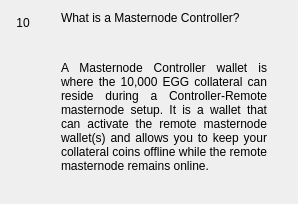
                  <widget class="QWidget" name="widgetFaq10" native="true">
                   <layout class="QHBoxLayout" name="horizontalpage_10" stretch="0,1">
                    <item alignment="Qt::AlignTop">
                     <widget class="QLabel" name="labelNumber10">
                      <property name="minimumSize">
                       <size>
                        <width>24</width>
                        <height>24</height>
                       </size>
                      </property>
                      <property name="maximumSize">
                       <size>
                        <width>16777215</width>
                        <height>24</height>
                       </size>
                      </property>
                      <property name="text">
                       <string>10</string>
                      </property>
                      <property name="alignment">
                       <set>Qt::AlignCenter</set>
                      </property>
                     </widget>
                    </item>
                    <item>
                     <layout class="QVBoxLayout" name="verticalLayoutpage_10">
                      <property name="leftMargin">
                       <number>20</number>
                      </property>
                      <property name="rightMargin">
                       <number>20</number>
                      </property>
                      <item>
                       <widget class="QLabel" name="labelSubtitle10">
                        <property name="text">
                         <string>What is a Masternode Controller?</string>
                        </property>
                        <property name="wordWrap">
                         <bool>true</bool>
                        </property>
                       </widget>
                      </item>
                      <item>
                       <spacer name="verticalSpacer_100">
                        <property name="orientation">
                         <enum>Qt::Vertical</enum>
                        </property>
                        <property name="sizeType">
                         <enum>QSizePolicy::Fixed</enum>
                        </property>
                        <property name="sizeHint" stdset="0">
                         <size>
                          <width>20</width>
                          <height>30</height>
                         </size>
                        </property>
                       </spacer>
                      </item>
                      <item>
                       <widget class="QLabel" name="labelContent10">
                        <property name="text">
                         <string>&lt;html&gt;&lt;head/&gt;&lt;body&gt;&lt;p align=&quot;justify&quot;&gt;A Masternode Controller wallet is where the 10,000 EGG collateral can reside during a Controller-Remote masternode setup. It is a wallet that can activate the remote masternode wallet(s) and allows you to keep your collateral coins offline while the remote masternode remains online. &lt;/p&gt;&lt;/body&gt;&lt;/html&gt;</string>
                        </property>
                        <property name="alignment">
                         <set>Qt::AlignLeading|Qt::AlignLeft|Qt::AlignTop</set>
                        </property>
                        <property name="wordWrap">
                         <bool>true</bool>
                        </property>
                       </widget>
                      </item>
                      <item>
                       <spacer name="verticalSpacer_92">
                        <property name="orientation">
                         <enum>Qt::Vertical</enum>
                        </property>
                        <property name="sizeHint" stdset="0">
                         <size>
                          <width>20</width>
                          <height>20</height>
                         </size>
                        </property>
                       </spacer>
                      </item>
                     </layout>
                    </item>
                   </layout>
                  </widget>
